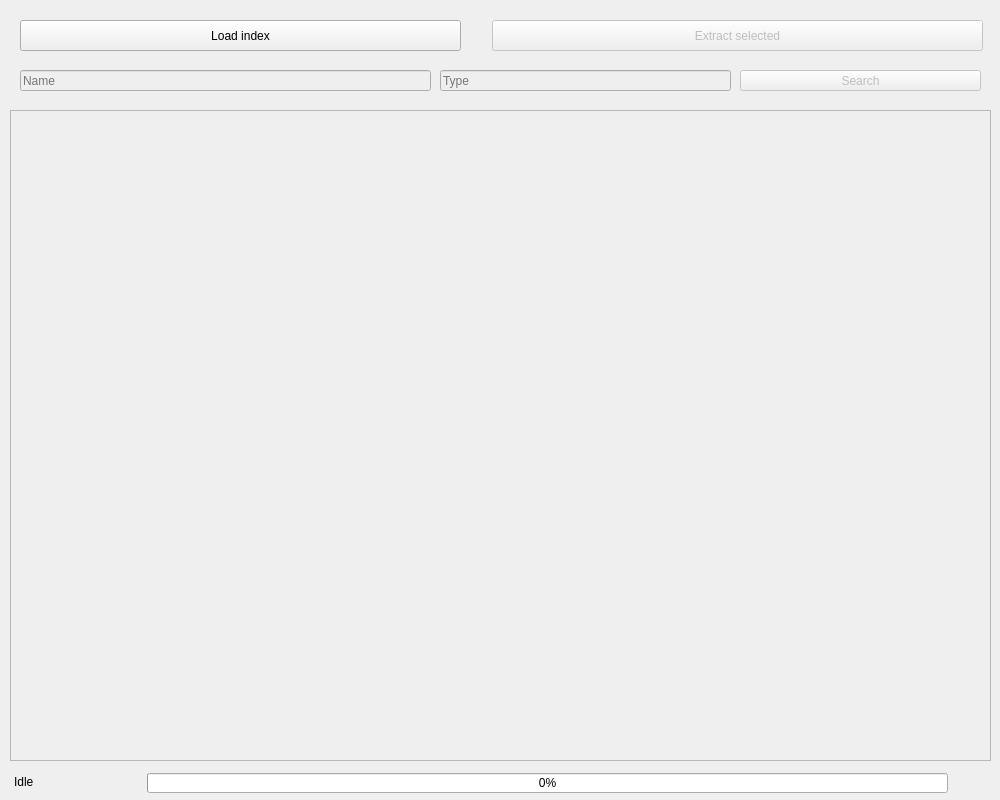
<?xml version="1.0" encoding="UTF-8"?>
<ui version="4.0">
 <class>MainWindow</class>
 <widget class="QMainWindow" name="MainWindow">
  <property name="geometry">
   <rect>
    <x>0</x>
    <y>0</y>
    <width>1000</width>
    <height>800</height>
   </rect>
  </property>
  <property name="minimumSize">
   <size>
    <width>1000</width>
    <height>800</height>
   </size>
  </property>
  <property name="maximumSize">
   <size>
    <width>1000</width>
    <height>800</height>
   </size>
  </property>
  <property name="windowTitle">
   <string>GIAssetLib</string>
  </property>
  <widget class="QWidget" name="centralwidget">
   <widget class="QTableWidget" name="assetsList">
    <property name="enabled">
     <bool>false</bool>
    </property>
    <property name="geometry">
     <rect>
      <x>10</x>
      <y>110</y>
      <width>981</width>
      <height>651</height>
     </rect>
    </property>
   </widget>
   <widget class="QPushButton" name="loadIndexBtn">
    <property name="geometry">
     <rect>
      <x>20</x>
      <y>20</y>
      <width>441</width>
      <height>31</height>
     </rect>
    </property>
    <property name="text">
     <string>Load index</string>
    </property>
   </widget>
   <widget class="QLineEdit" name="nameLineEdit">
    <property name="enabled">
     <bool>false</bool>
    </property>
    <property name="geometry">
     <rect>
      <x>20</x>
      <y>70</y>
      <width>411</width>
      <height>21</height>
     </rect>
    </property>
    <property name="inputMask">
     <string/>
    </property>
    <property name="placeholderText">
     <string>Name</string>
    </property>
   </widget>
   <widget class="QLineEdit" name="typeLineEdit">
    <property name="enabled">
     <bool>false</bool>
    </property>
    <property name="geometry">
     <rect>
      <x>440</x>
      <y>70</y>
      <width>291</width>
      <height>21</height>
     </rect>
    </property>
    <property name="placeholderText">
     <string>Type</string>
    </property>
   </widget>
   <widget class="QPushButton" name="searchBtn">
    <property name="enabled">
     <bool>false</bool>
    </property>
    <property name="geometry">
     <rect>
      <x>740</x>
      <y>70</y>
      <width>241</width>
      <height>21</height>
     </rect>
    </property>
    <property name="text">
     <string>Search</string>
    </property>
   </widget>
   <widget class="QPushButton" name="extractBtn">
    <property name="enabled">
     <bool>false</bool>
    </property>
    <property name="geometry">
     <rect>
      <x>492</x>
      <y>20</y>
      <width>491</width>
      <height>31</height>
     </rect>
    </property>
    <property name="text">
     <string>Extract selected</string>
    </property>
   </widget>
   <widget class="QProgressBar" name="progressBar">
    <property name="geometry">
     <rect>
      <x>147</x>
      <y>773</y>
      <width>801</width>
      <height>20</height>
     </rect>
    </property>
    <property name="value">
     <number>0</number>
    </property>
   </widget>
   <widget class="QLabel" name="progressLabel">
    <property name="geometry">
     <rect>
      <x>14</x>
      <y>772</y>
      <width>121</width>
      <height>20</height>
     </rect>
    </property>
    <property name="text">
     <string>Idle</string>
    </property>
   </widget>
  </widget>
 </widget>
 <resources/>
 <connections/>
</ui>
